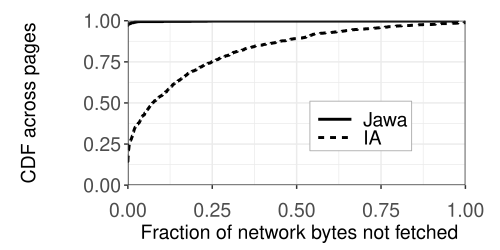

This figure's R source:
#!/usr/bin/env Rscript
# Arguments: <path to input file> <path to output file>
library(ggplot2)
library(wesanderson)

args <- commandArgs(trailingOnly=TRUE)
output <- args[2]

data <- read.csv(args[1], header=TRUE, sep=",")

# data2 <- read.csv(args[2], header=TRUE, sep=",")

# data$network <- factor(data$network, levels = rev(levels(data$network)))
# data$network <- factor(data$network, levels=c("1day","30min","1min"))
# breaks <- c("Wired, all cores","4G, all cores", "4G, 4 cores disabled")
# labels <- c("lecpu","3g","4g","infinite","cpu-1")
# colnames(data)
# data$category <- factor(data$fraction)
# data$network <- factor(data$network, level=c("Run2","Run0","Run1"))
# data$network <- factor(data$network, level=c("Script","Image","Document","Stylesheet", "Font"))
data$network <- factor(data$network, levels=c('Jawa', 'IA'))
pdf(output, height=2.5, width=5.0)
ggplot(data, aes(x=plt, linetype=network)) +
	stat_ecdf(pad = FALSE,size=1) +
	# geom_ribbon(aes(ymin=plt, ymax=1)) + 
	#geom_line()+
	xlab(" Fraction of network bytes not fetched") +
	# xlab("(Main image bytes)/(Total image bytes)") +
	#ylab("CDF across Alexa news sites") +
	ylab(expression(atop("CDF across pages", paste("")))) + 
	guides(fill=guide_legend(title="Config")) +
	coord_cartesian(ylim=c(0, 1),xlim=c(0,1)) +
	scale_x_continuous(expand=c(0, 0)) +
	 scale_y_continuous(expand=c(0, 0)) + 
	 # scale_color_brewer(breaks=breaks, limits=breaks) + 
	 # scale_x_continuous(sec.axis = sec_axis(~.*1000000, name = "Unique Invocation Count")) + 
	# scale_linetype_manual(values=c("dotted","solid","longdash")) + 
	theme_bw() +
	# scale_linetype_manual(values = c("solid","dash","longdash")) + 
	# guides(fill = guide_legend(nrow = 1))+
	# guides(colour=guide_legend(nrow=2, byrow=TRUE), linetype=guide_legend(nrow=2, byrow=TRUE), direction="vertical") +
	theme(
		legend.title=element_blank(),
		legend.background=element_rect(color="darkgray", fill="white", linetype="solid", size=0.3),
		legend.key=element_blank(),
		legend.key.height=unit(12, "points"),
		legend.key.width=unit(30, "points"),
		legend.position=c(0.69, 0.36),
		# legend.position="top",
		legend.margin=margin(c(1,3,3,3)),
		axis.title=element_text(size=14),
		axis.text=element_text(size=14),
		legend.text=element_text(size=14),
		axis.title.y=element_text(margin=margin(0, 10, 0, 0)),
		# axis.text.x=element_text(margin=margin(10, 0, 0, 0),angle=45),
		axis.text.x=element_text(margin=margin(10, 0, 0, 0)),
		plot.margin=unit(c(15,25,5,15),"points"))
		


.junk <- dev.off()

# lines(ecdf(data2$plt))
#for the js to computation ratio, the input file used was js_fraction_cold.csv
